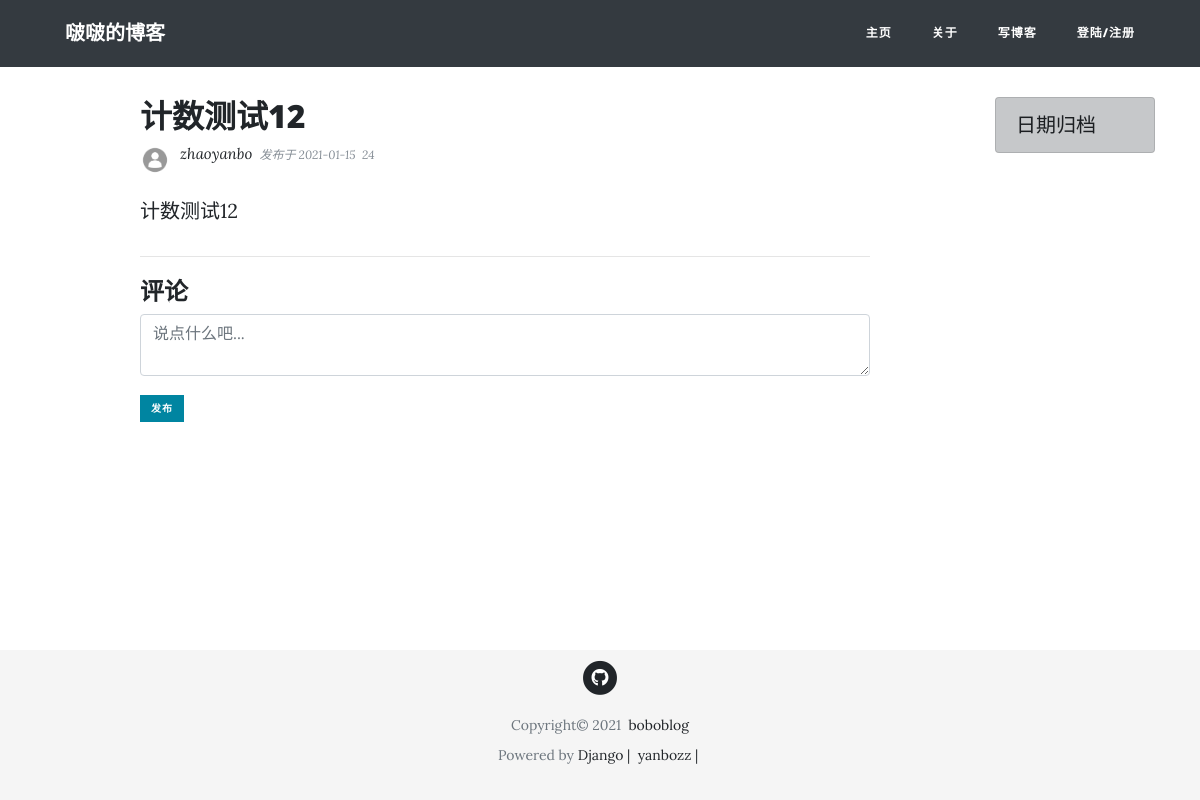
The app's page /post/59/, older data.
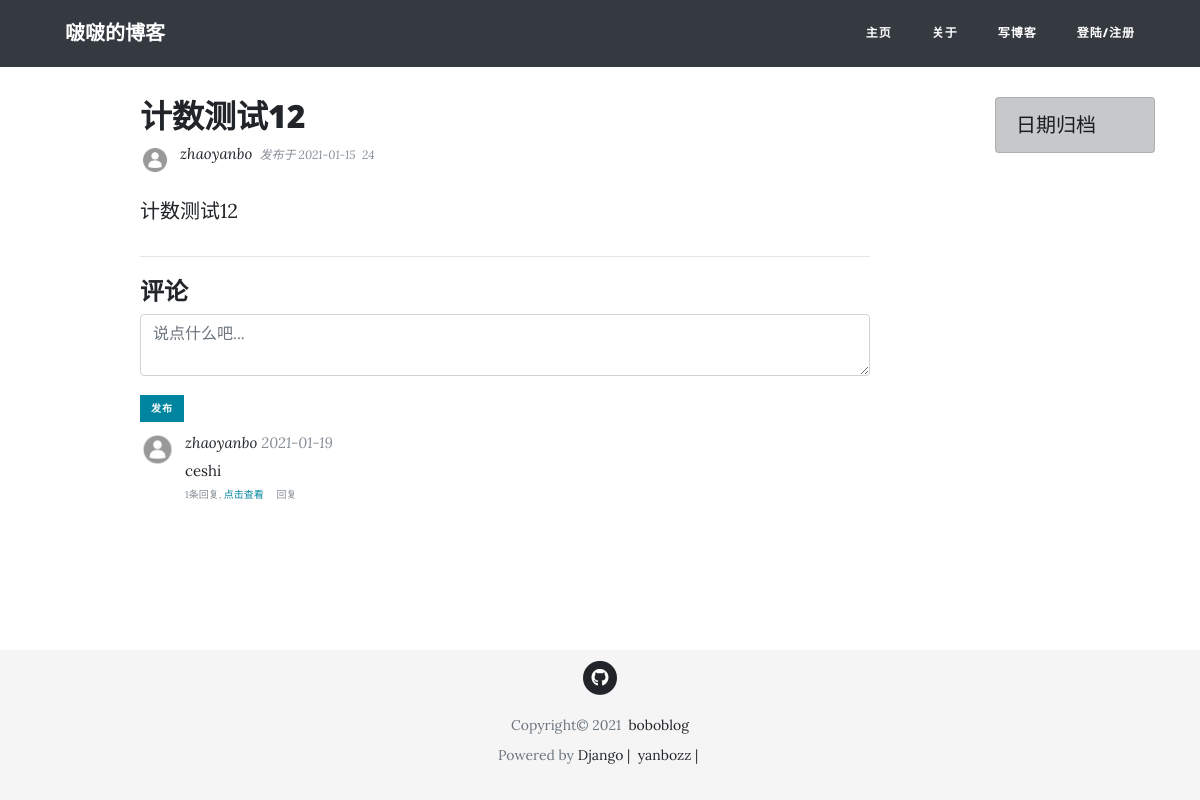
The same page, newer data.
### comments/models.py (models this page shows, shortened)
class Comment(models.Model):
    user = models.ForeignKey(User, on_delete=models.CASCADE)
    content_type = models.ForeignKey(ContentType, on_delete=models.CASCADE)
    object_id = models.PositiveIntegerField()
    content_object = GenericForeignKey('content_type', 'object_id')
    parent = models.ForeignKey("self", null=True, blank=True, on_delete=models.CASCADE)
    root = models.ForeignKey("self", related_name='root_comment', null=True,
                             blank=True, on_delete=models.CASCADE)
    created = models.DateTimeField(default=timezone.now)
    content = models.TextField()
    objects = CommentManager()
    class Meta:
        ordering = ['-created']
    def children(self):
        return Comment.objects.filter(root=self)

### users/models.py (models this page shows, shortened)
class Profile(models.Model):
    user = models.OneToOneField(User, on_delete=models.CASCADE)
    profile_pic = models.ImageField(default='default.jpg', upload_to='media/profile_pics')

### blog/views.py (the view, shortened to what this page needs)
# urls.py: path('post/<int:pk>/', PostDetailView.as_view(), name='post-detail'),
class PostDetailView(FormMixin, DetailView):
    model = Post
    template_name = 'blog/post_detail.html'
    form_class = CommentForm
    def get(self, request, *args, **kwargs):
        self.object = self.get_object()
        response = super().get(request, *args, **kwargs)
        if not request.COOKIES.get('blog_%s_viewed' % self.object.pk):
            views = ViewCount.objects.filter(post=self.object).first()
            if not views:
                views = ViewCount.objects.create(
                    content_type=self.object.get_content_type,
                    object_id=self.object.pk
                )
            views.count += 1
            views.save()
            response.set_cookie('blog_%s_viewed' % self.object.pk, 'true',)
        return response
    def get_context_data(self, **kwargs):
        comment_form = self.get_form()
        self.object = self.get_object()
        context = super().get_context_data(**kwargs)
        comments = self.object.comments
        context['comments'] = comments
        context['comment_form'] = comment_form
        context['comment_form'].fields['content_type'].initial = self.object.get_content_type
        context['comment_form'].fields['object_id'].initial = self.object.pk
        return context

### comments/forms.py
class CommentForm(forms.ModelForm):
    parent_id = forms.IntegerField(widget=forms.HiddenInput, required=False)
    root_id = forms.IntegerField(widget=forms.HiddenInput, required=False)
    class Meta:
        model = Comment
        fields = ['content_type', 'object_id', 'content']
        widgets = {
            'content_type': forms.HiddenInput,
            'object_id': forms.HiddenInput,
            'content': forms.Textarea(attrs={'placeholder': '说点什么吧...', 'class': '', 'rows': '2', 'maxlength': '500',
                                             }),
        }
        labels = {
            'content': "",
        }

### blog/models.py (called while the page is built)
    @property
    def comments(self):
        qs = Comment.objects.filter_by_instance(self)
        return qs

    @property
    def get_content_type(self):
        content_type = ContentType.objects.get_for_model(self.__class__)
        return content_type

    @property
    def get_view_count(self):
        if self.view_count.first():
            return self.view_count.first().count
        return 0

### blog/templates/blog/post_detail.html (shortened to what this page needs)
{% extends "blog/base.html" %}
{% block content %}
<div class="col-lg-8 col-md-10 mx-auto">
  <div class="post-preview">
      <h2 class="post-title">
        {{ object.title }}
      </h2>
  </div>
  <div class="post-preview">
    <div class="author-thumbnail">
      <img class="rounded-circle author-img" src="{{ post.author.profile.profile_pic.url }}">
    </div>
    <div class="post-meta">
      <a href="">{{ object.author }}&nbsp;</a>
      发布于 {{ object.pub_date|date:"Y-m-d" }}&nbsp;
       {{ post.get_view_count }}&nbsp;
    </div>
  </div>
  <div class="">
    <p>{{ object.content|safe }}</p>
  </div>
  <hr>
  {% include "comments/comment_list.html" %}
</div>
{% endblock content %}

### comments/templates/comments/comment_list.html (shortened to what this page needs)
<div class="comment-container">
  <h4>评论</h4>
  {% include "comments/comment_form.html" %}
  {% for comment in comments %}
    <div id="div-comment-{{ comment.pk }}" class="comment-cell">
      <div class="author-thumbnail">
        <img class="rounded-circle author-img" src="{{ comment.user.profile.profile_pic.url }}">
      </div>
      <div class="comment-box">
        <div class="comment-meta">
          <a href="">{{ comment.user }}</a>
          {{ comment.created|date:"Y-m-d" }}
        </div>
        <div class="comment-content">
            {{ comment.content }}
        </div>
        <div class="comment-info">
          {% if comment.children.count > 0 %}
            {{ comment.children.count }}条回复,
            <a href="#" class="more-btn">点击查看</a>&emsp;
          {% endif %}
          <a href="#" class="reply-btn" onclick="do_reply({{ comment.pk }},{{ comment.pk }},'{{ comment.user.username }}',event)">回复</a>
        </div>
      </div>
    </div>
  {% endfor %}
</div>

Row changes from the older to the newer data that the page shows:
added Comment: user.profile.profile_pic (placeholder picture), user "zhaoyanbo", created "2021-01-19", content "ceshi", children.count "1"
